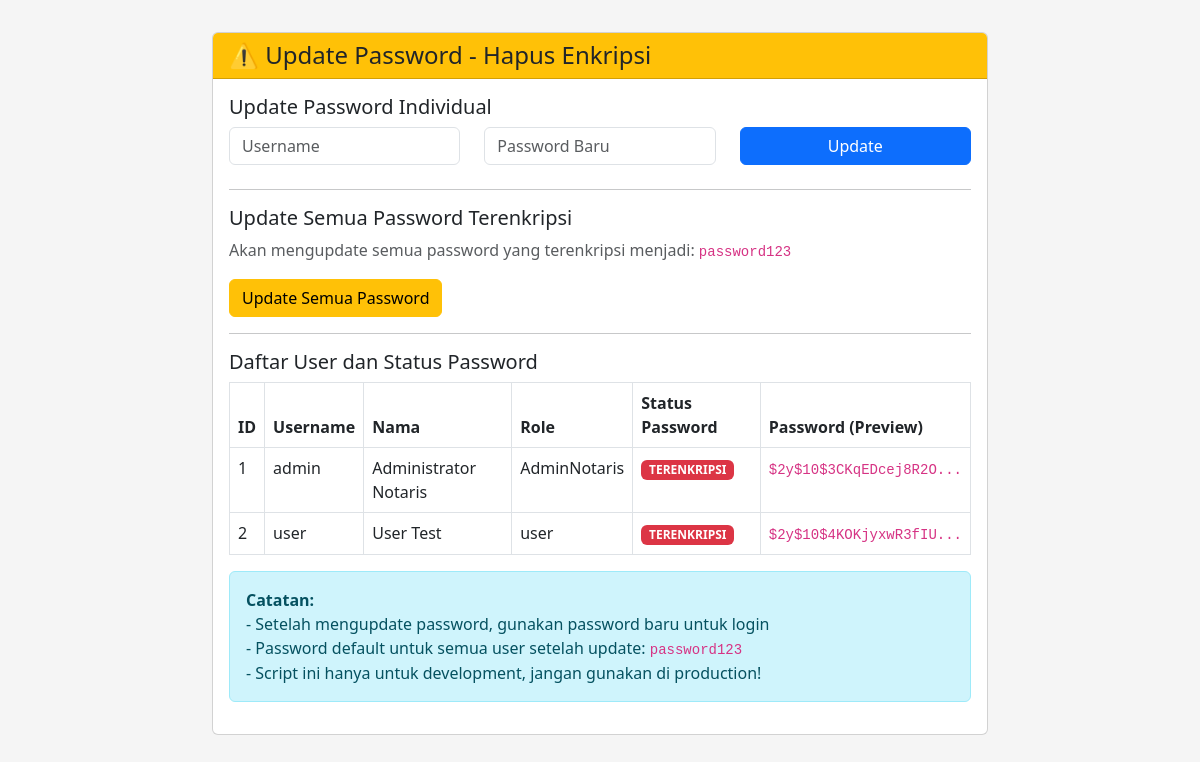
Page /update_passwords_plain.php on the earlier database version.
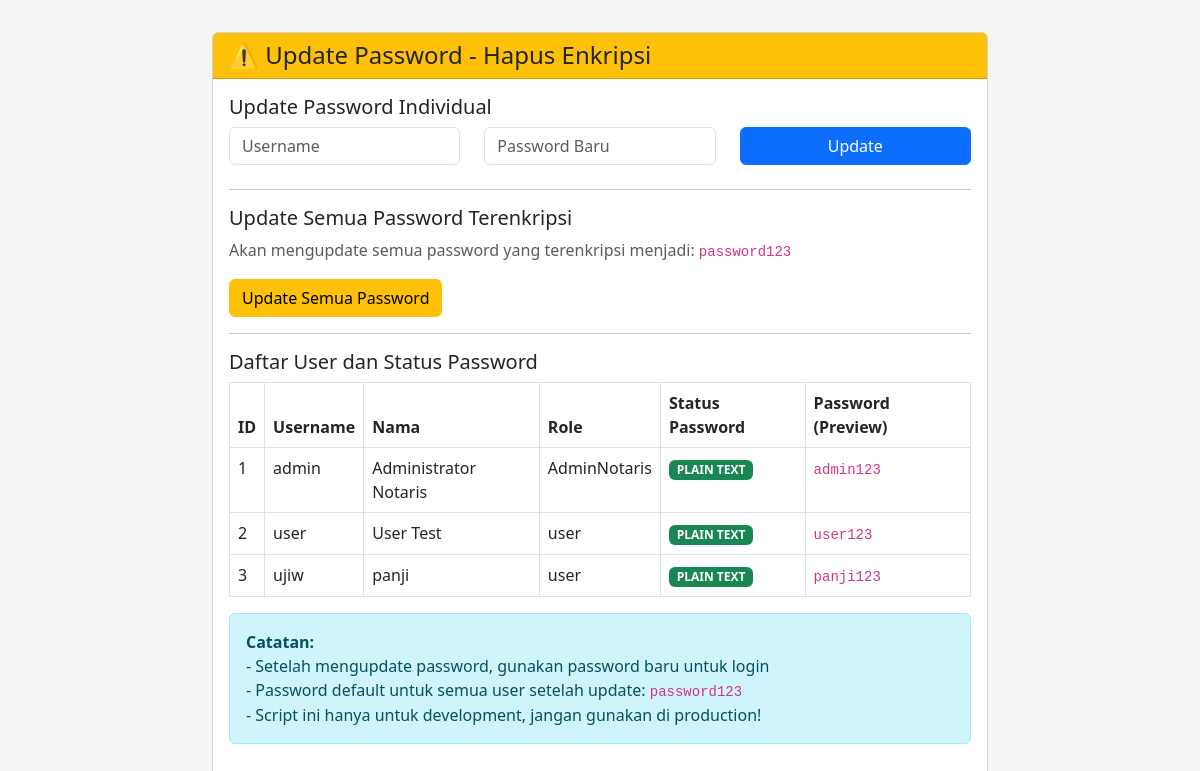
Same page on the later database version.
### tables this page shows
CREATE TABLE `user` (
  `id_user` int(11) NOT NULL,
  `username` varchar(50) NOT NULL,
  `password` varchar(255) NOT NULL,
  `nama_lengkap` varchar(100) NOT NULL,
  `role` enum('AdminNotaris','user','notaris','ppat','staff') NOT NULL,
  `created_at` timestamp NOT NULL DEFAULT current_timestamp(),
  `foto_profil` varchar(255) DEFAULT NULL,
  `nomor_telepon` varchar(20) DEFAULT NULL,
  `alamat` text DEFAULT NULL,
  `bio` text DEFAULT NULL,
  `last_login` timestamp NULL DEFAULT NULL
);

### koneksi.php (called while the page is built, shortened)
<?php
$host = 'localhost';
$username = 'root';
$password = '';
$database = 'project_notaris';
$koneksi = mysqli_connect($host, $username, $password, $database);
mysqli_set_charset($koneksi, "utf8mb4");
function query($sql) {
    global $koneksi;
    return mysqli_query($koneksi, $sql);
}
function fetch_array($result) {
    if ($result) {
        return mysqli_fetch_array($result, MYSQLI_ASSOC);
    }
    return false;
}
?>

### update_passwords_plain.php (the view, shortened to what this page needs)
<?php
require_once 'koneksi.php';
?>
<!DOCTYPE html>
<html lang="id">
<head>
    <link href="https://cdn.jsdelivr.net/npm/bootstrap@5.3.0/dist/css/bootstrap.min.css" rel="stylesheet">
</head>
<body>
    <div class="container">
        <div class="card">
            <div class="card-header bg-warning">
                <h4 class="mb-0">⚠️ Update Password - Hapus Enkripsi</h4>
            </div>
            <div class="card-body">
                <h5>Update Password Individual</h5>
                <form method="POST" class="mb-4">
                    <div class="row">
                        <div class="col-md-4">
                            <input type="text" name="username" class="form-control" placeholder="Username" required>
                        </div>
                        <div class="col-md-4">
                            <input type="text" name="new_password" class="form-control" placeholder="Password Baru" required>
                        </div>
                        <div class="col-md-4">
                            <button type="submit" name="update" class="btn btn-primary w-100">Update</button>
                        </div>
                    </div>
                </form>
                <hr>
                <h5>Update Semua Password Terenkripsi</h5>
                <p class="text-muted">Akan mengupdate semua password yang terenkripsi menjadi: <code>password123</code></p>
                <form method="POST" onsubmit="return confirm('Yakin ingin mengupdate semua password?')">
                    <button type="submit" name="update_all" class="btn btn-warning">Update Semua Password</button>
                </form>
                <hr>
                <h5>Daftar User dan Status Password</h5>
                <table class="table table-bordered">
                    <thead>
                        <tr>
                            <th>ID</th>
                            <th>Username</th>
                            <th>Nama</th>
                            <th>Role</th>
                            <th>Status Password</th>
                            <th>Password (Preview)</th>
                        </tr>
                    </thead>
                    <tbody>
                        <?php
                        $query = "SELECT id_user, username, nama_lengkap, role, password FROM User ORDER BY id_user";
                        $result = query($query);
                        if ($result) {
                            while ($row = fetch_array($result)) {
                                $is_encrypted = (strpos($row['password'], '$2y$') === 0 || strlen($row['password']) > 20);
                                $status = $is_encrypted ? '<span class="badge bg-danger">TERENKRIPSI</span>' : '<span class="badge bg-success">PLAIN TEXT</span>';
                                $password_preview = strlen($row['password']) > 20 ? substr($row['password'], 0, 20) . '...' : $row['password'];
                                echo '<tr>';
                                echo '<td>' . htmlspecialchars($row['id_user']) . '</td>';
                                echo '<td>' . htmlspecialchars($row['username']) . '</td>';
                                echo '<td>' . htmlspecialchars($row['nama_lengkap']) . '</td>';
                                echo '<td>' . htmlspecialchars($row['role']) . '</td>';
                                echo '<td>' . $status . '</td>';
                                echo '<td><code>' . htmlspecialchars($password_preview) . '</code></td>';
                                echo '</tr>';
                            }
                        }
                        ?>
                    </tbody>
                </table>
                <div class="alert alert-info mt-3">
                    <strong>Catatan:</strong><br>
                    - Setelah mengupdate password, gunakan password baru untuk login<br>
                    - Password default untuk semua user setelah update: <code>password123</code><br>
                    - Script ini hanya untuk development, jangan gunakan di production!
                </div>
            </div>
        </div>
    </div>
</body>
</html>

### update_passwords_plain.php (style rules this page uses)
body { padding: 2rem; background: #f5f5f5; }
.container { max-width: 800px; margin: 0 auto; }

Differences in the rows shown:
changed user "admin": password "$2y$10$3CKqEDcej8R2O..." → "admin123"; password "TERENKRIPSI" → "PLAIN TEXT"
changed user "User Test": password "$2y$10$4KOKjyxwR3fIU..." → "user123"; password "TERENKRIPSI" → "PLAIN TEXT"
added user: id_user "3", username "ujiw", nama_lengkap "panji", role "user", shows "PLAIN TEXT", password "panji123"
